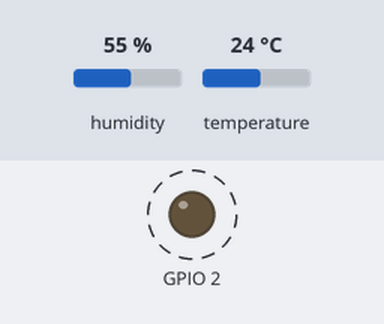
Bench run of a program on a simulated ESP8266 (NodeMCU). Parts: output pins drawn as LEDs (lit = HIGH). Dashed ring = blinking. The inputs (shaded band) are chosen by the test bench; at power-on: humidity 55 %, temperature 24 °C. WiFi joins after 1.5 s; servers stay silent unless stated; uploads are accepted with an empty reply; what the program prints to the serial monitor is not drawn.

Above: at 2.0 s.
Timing chart, 0 to 6.7 s (numbered marks = the images above):
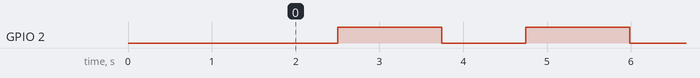

Measured:
- by itself, GPIO 2: alternates HIGH for 1.2 s and LOW for 1.0 s

The program:

main.cpp
```cpp
#include <Arduino.h>
#include <ESP8266WiFi.h>
#include <WiFiManager.h>
#include <ESP8266HTTPClient.h>
#include <Wire.h>
#include <Adafruit_SHT31.h>

#include "lights/lights.h"
#include "temperature/temperature.h"
#include "sensor/sensor.h"

WiFiClient client;
Adafruit_SHT31 sht31;
String domain;

Lights led(2);
Temperature temperature;
uint32_t identifier;
Sensor sensor;

void setup() {
    Serial.begin(115200);
    WiFiManager wm;
    domain = "192.168.1.114"; // Hard coded IPs are the best
    identifier = ESP.getChipId();
    String apName = "ESP8266-" + String(identifier);

    bool res = wm.autoConnect(apName.c_str(), "12345678");
    if(!res) {
        Serial.println("Failed to auto connect WiFi!");
        wm.startConfigPortal(apName.c_str(), "12345678");
    }

    sensor.setSensor();
    Serial.printf("Sensor: %d\n", sensor.getSensor());
}

void loop() {
    led.on(client, domain);
    delay(1000);
    led.off(client, domain);
    delay(1000);

    temperature.setTemperatureAndHumidity(sensor);

    if (temperature.valid()) {
        HTTPClient http;
        Serial.printf("Temp: %.2f C, Hum: %.2f %%\n", temperature.getTemperatureAndHumidity().temperature, temperature.getTemperatureAndHumidity().humidity);
        Serial.printf("Identifier: %u\n", identifier);

        String url = "http://" + domain + ":3001/api/temperature";
        http.begin(client, url);
        http.addHeader("Content-Type", "application/json");

        String payload = String("{") +
        "\"temperature\":" + String(temperature.getTemperatureAndHumidity().temperature) + "," +
        "\"humidity\":" + String(temperature.getTemperatureAndHumidity().humidity) + "," +
        "\"identifier\":" + "\"" + String(identifier) + "\"" +
        String("}");
        int code = http.POST(payload);

        Serial.printf("POST /api/temperature -> %d\n", code);

        http.end();
    } else {
        Serial.println("Failed to read from SHT31");
    }
}
```

lights.cpp
```cpp
#include <Arduino.h>
#include <ESP8266HTTPClient.h>
#include <ESP8266WiFi.h>

#include "lights.h"

void Lights::on(WiFiClient _client, String _domain) {
    digitalWrite(pin, LOW);
    HTTPClient http;
    http.begin(_client, "http://" + _domain + ":3001/api/light/on");
    http.end();
}

void Lights::off(WiFiClient _client, String _domain) {
    digitalWrite(pin, HIGH);
    HTTPClient http;
    http.begin(_client, "http://" + _domain + ":3001/api/light/off");
    http.end();
}
```

lights.h
```cpp
#ifndef LIGHTS_H
#define LIGHTS_H

#include "WiFiClient.h"

class Lights {
    public:
        Lights(int pin) : pin(pin) {
            pinMode(pin, OUTPUT);
        }

        void on(WiFiClient _client, String _domain);
        void off(WiFiClient _client, String _domain);

    private:
        int pin;
};

#endif
```

sensor.cpp
```cpp
#include <Wire.h>
#include <Arduino.h>
#include <Adafruit_SHT31.h>
#include <OneWire.h>
#include <DallasTemperature.h>

#include "sensor.h"

void Sensor::setSensor() {
    _currentSensor = None;

    Wire.begin();
    _sht31 = new Adafruit_SHT31();
    if(_sht31->begin(0x44)) {
        _currentSensor = SHT31;
        Serial.println("Sensor of type SHT31 found!");
        return;
    }

    _oneWire = new OneWire(4);
    _ds18b20 = new DallasTemperature(_oneWire);
    _ds18b20->begin();
    if(_ds18b20->getDeviceCount() > 0) {
        _currentSensor = DS18B20;
        Serial.println("Sensor of type DS18B20 found!");
        return;
    }

    Serial.println("No sensors found!");
}

Sensor::SensorType Sensor::getSensor() {
    return _currentSensor;
}

Adafruit_SHT31 *Sensor::getSHT31() {
    return _sht31;
}

DallasTemperature *Sensor::getDS18B20() {
    return _ds18b20;
}


Sensor::Sensor() {}

Sensor::~Sensor() {
    if(_sht31 != nullptr) {
        delete _sht31;
        _sht31 = nullptr;
    }

    if(_ds18b20 != nullptr) {
        delete _ds18b20;
        _ds18b20 = nullptr;
    }

    if(_oneWire != nullptr) {
        delete _oneWire;
        _oneWire = nullptr;
    }
}
```

sensor.h
```cpp
#ifndef SENSOR_H
#define SENSOR_H

#include "Adafruit_SHT31.h"
#include "DallasTemperature.h"

class Sensor {
    public:
        enum SensorType {
            None,
            SHT31,
            DS18B20
        };

        Sensor();
        ~Sensor();

        void setSensor();
        SensorType getSensor();

        Adafruit_SHT31 *getSHT31();
        DallasTemperature *getDS18B20();

    private:
        SensorType _currentSensor;
        Adafruit_SHT31 *_sht31 = nullptr;
        OneWire *_oneWire = nullptr;
        DallasTemperature *_ds18b20 = nullptr;
};

#endif
```

temperature.cpp
```cpp
#include <math.h>

#include "temperature.h"
#include "Adafruit_SHT31.h"
#include "DallasTemperature.h"
#include "sensor/sensor.h"


Temperature::tempHum Temperature::getTemperatureAndHumidity() {
    return data;
}

void Temperature::setTemperatureAndHumidity(Sensor &_sensor) {
    Sensor::SensorType sensorType = _sensor.getSensor();
    if(sensorType == Sensor::SHT31) {
        Wire.begin();
        Adafruit_SHT31 *sht31 = _sensor.getSHT31();
        data.temperature = sht31->readTemperature();
        data.humidity = sht31->readHumidity();

        return;
    }

    if(sensorType == Sensor::DS18B20) {
        DallasTemperature *ds18b20 = _sensor.getDS18B20();
        ds18b20->begin();

        ds18b20->requestTemperatures();
        data.temperature = ds18b20->getTempCByIndex(0);
        data.humidity = -9999; // Since this sensor cannot read humidy, set to a high negative number

        return;
    }
}

bool Temperature::valid() {
    return !isnan(data.temperature) && !isnan(data.humidity);
}
```

temperature.h
```cpp
#ifndef TEMPERATURE_H
#define TEMPERATURE_H

#include "sensor/sensor.h"

class Temperature {
    public:
        struct tempHum {
            float temperature;
            float humidity;
        };

        tempHum getTemperatureAndHumidity();
        void setTemperatureAndHumidity(Sensor &_sensor);

        bool valid();

    private:
        tempHum data;
};

#endif
```
